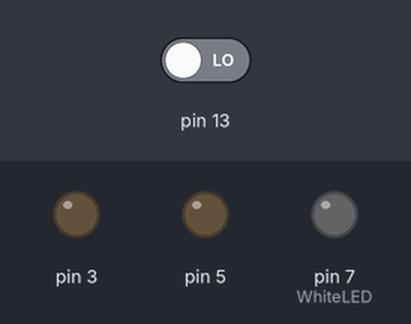
Bench run of a sketch on a simulated Arduino Uno, built with avr-gcc and run on an emulated ATmega328P. Shown: output pins drawn as LEDs (lit = HIGH). Inputs (shaded band) come from the test bench; at power-on: pin 13 LOW.

Above: at 1.2 s.
1.3 s: pin 13 driven HIGH
At 1.9 s:
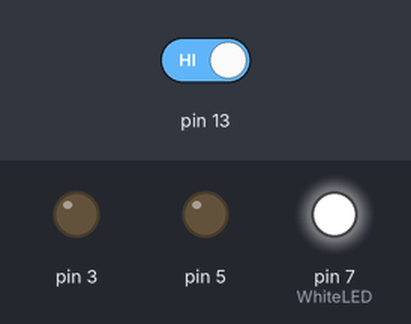
At 2.9 s:
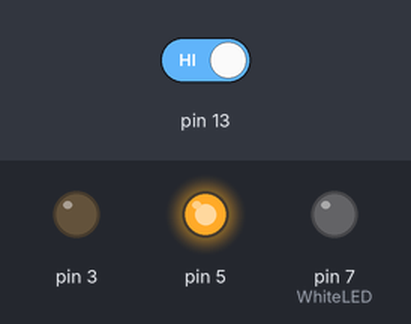
4.3 s: pin 13 driven LOW
At 6.1 s:
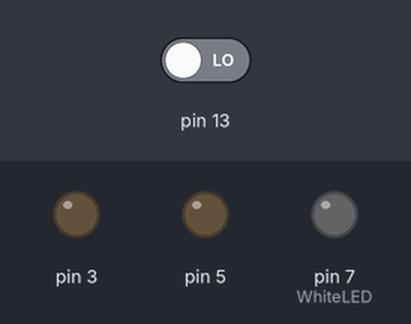
Timing chart, 0 to 7.6 s (numbered marks = the images above; inputs shaded):
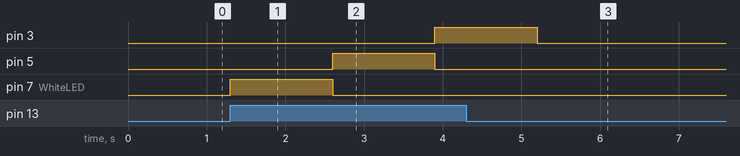

The sketch:

main.ino
```cpp
int val;
void setup() {
    pinMode(13,INPUT);
//    pinMode(10,OUTPUT);  //minLED Don't touch.
    pinMode(7,OUTPUT); //WhiteLED　yellow
    pinMode(5,OUTPUT); //850nm　   green
    pinMode(3,OUTPUT); //940nm　   white
}

void loop() {
    val = digitalRead(13);
    Serial.println(val);

    if(val == 1){
//        digitalWrite(10,HIGH);
//        delay(1300);
//        digitalWrite(10,LOW);
        digitalWrite(7,HIGH);
        delay(1300);
        digitalWrite(7,LOW);
        digitalWrite(5,HIGH);
        delay(1300);
        digitalWrite(5,LOW);
        digitalWrite(3,HIGH);
        delay(1300);
        digitalWrite(3,LOW);
    }

    else{
        digitalWrite(10,LOW);
        digitalWrite(7,LOW);
        digitalWrite(5,LOW);
        digitalWrite(3,LOW);
    }
}
```

Measured:
- after the input at 1.3 s, pin 3: LOW → HIGH after 2.6 s; pin 5: LOW → HIGH after 1.3 s, → LOW 1.3 s later; pin 7 (WhiteLED): LOW → HIGH at once, → LOW 1.3 s later
- after the input at 4.3 s, pin 3: goes on until 5.2 s, then stays LOW; pin 5, pin 7 (WhiteLED): stops changing and stays LOW
